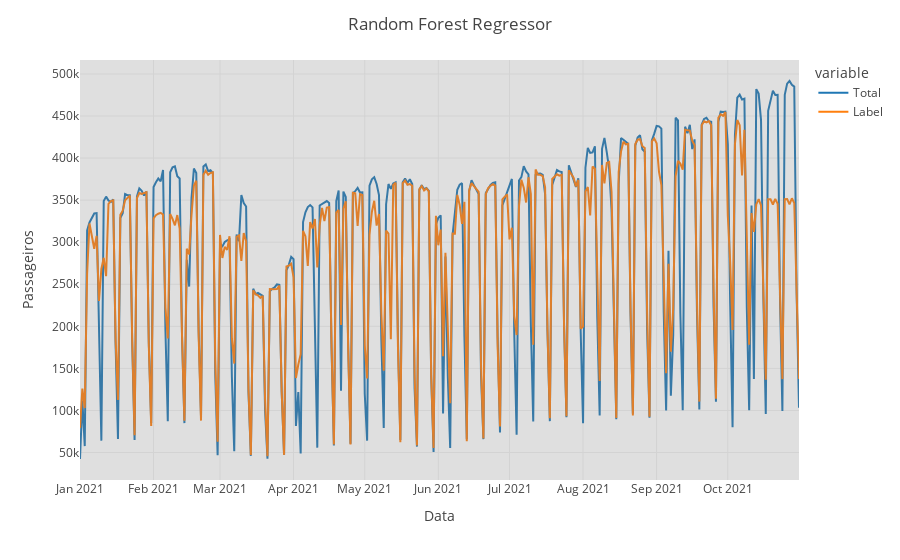

The cell this chart's notebook holds for it:
### Code cell
predictions_final_rf['DATA'] = pd.date_range(start='2021-01-01', end = '2021-10-31', freq = 'D')
fig_final_rf = px.line(predictions_final_rf, x='DATA', y=["Total", "Label"], template = 'gridon')
fig_final_rf.add_vrect(x0="2021-01-01", x1="2021-10-31", fillcolor="grey", opacity=0.25, line_width=0)
fig_final_rf.update_layout(title=' Random Forest Regressor',
                   xaxis_title='Data',
                   yaxis_title='Passageiros')
fig_final_rf.show()

### Figure 1 — Plotly figure (JSON) as saved in the notebook; plotly's stock layout.template omitted (floating-point values rounded to 4 significant figures; data arrays with more than 128 entries replaced by an {"elided": "..."} marker saying what was removed)
{"data": [{"hovertemplate": "variable=Total<br>DATA=%{x}<br>value=%{y}<extra></extra>", "legendgroup": "Total", "line": {"color": "#1F77B4", "dash": "solid"}, "marker": {"symbol": "circle"}, "mode": "lines", "name": "Total", "orientation": "v", "showlegend": true, "type": "scatter", "x": {"elided": "304 str values"}, "xaxis": "x", "y": {"elided": "304 int values"}, "yaxis": "y"}, {"hovertemplate": "variable=Label<br>DATA=%{x}<br>value=%{y}<extra></extra>", "legendgroup": "Label", "line": {"color": "#FF7F0E", "dash": "solid"}, "marker": {"symbol": "circle"}, "mode": "lines", "name": "Label", "orientation": "v", "showlegend": true, "type": "scatter", "x": {"elided": "304 str values"}, "xaxis": "x", "y": {"elided": "304 float values"}, "yaxis": "y"}], "layout": {"legend": {"title": {"text": "variable"}, "tracegroupgap": 0}, "margin": {"t": 60}, "shapes": [{"fillcolor": "grey", "line": {"width": 0}, "opacity": 0.25, "type": "rect", "x0": "2021-01-01", "x1": "2021-10-31", "xref": "x", "y0": 0, "y1": 1, "yref": "y domain"}], "title": {"text": " Random Forest Regressor"}, "xaxis": {"anchor": "y", "domain": [0, 1], "title": {"text": "Data"}}, "yaxis": {"anchor": "x", "domain": [0, 1], "title": {"text": "Passageiros"}}}}
